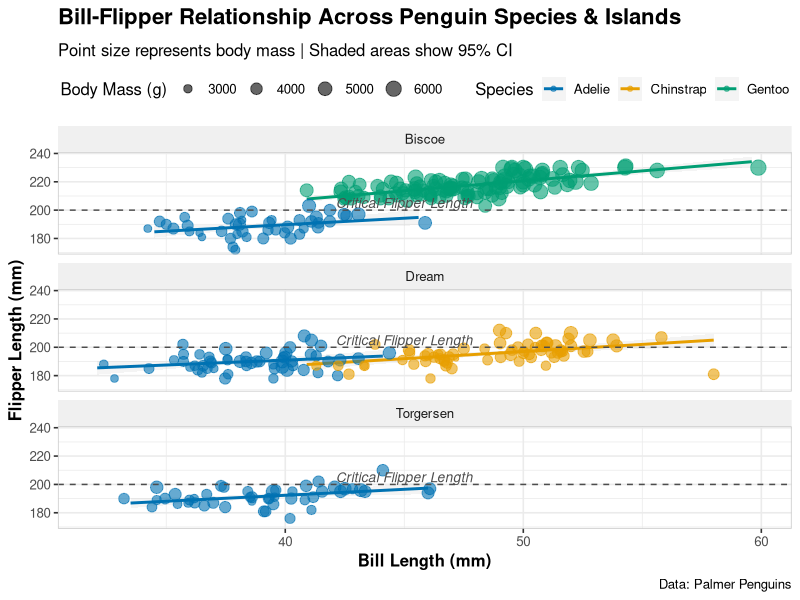
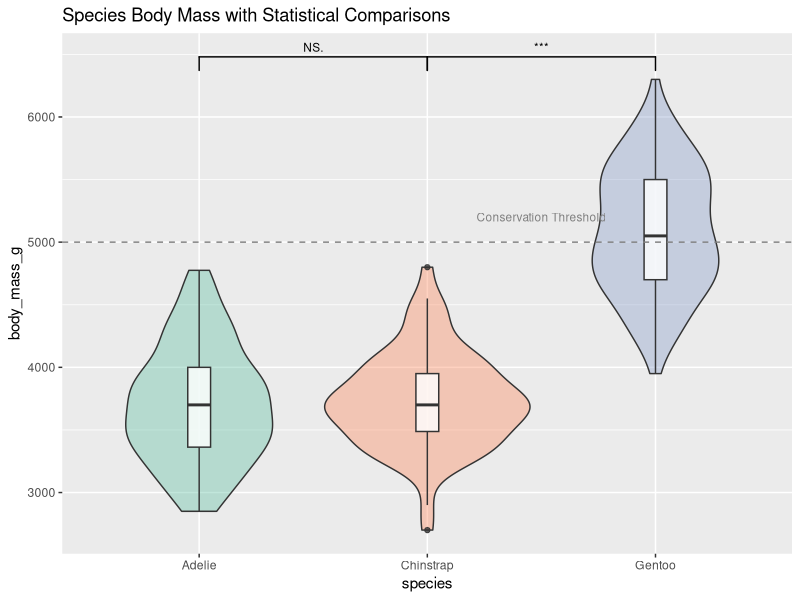
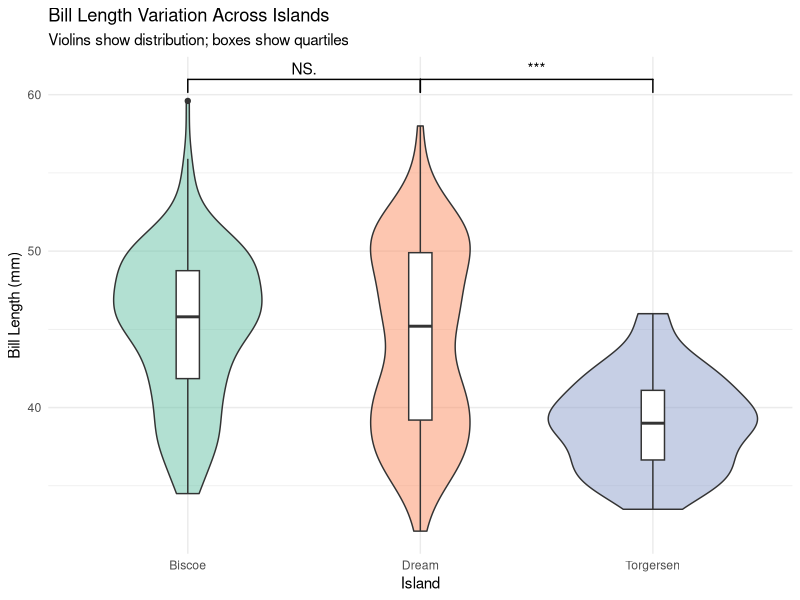
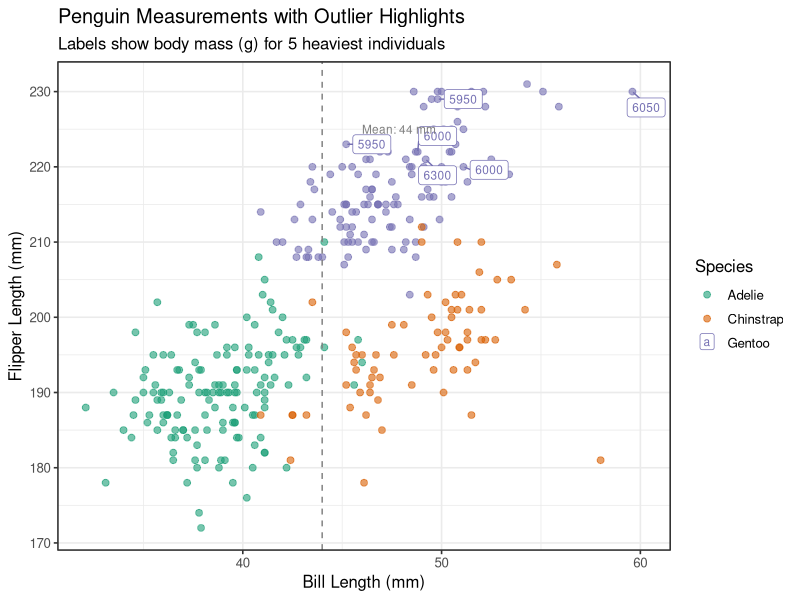

The R source for these figures, in order:
## ---- chunk 1

## ---- chunk 2
knitr::include_graphics("https://github.com/jobreu/r-intro-gesis-2021/blob/main/content/img/trump.jpg?raw=true")
## ---- chunk 3

library(palmerpenguins)
library(tidyverse)
library(ggbeeswarm)

df <- penguins %>% drop_na()

## ---- chunk 4

## ---- chunk 5

## ---- chunk 6

## ---- chunk 7
knitr::include_graphics("https://github.com/jobreu/r-intro-gesis-2021/blob/main/content/img/saveGraphic.PNG?raw=true")
## ---- chunk 8

## ---- chunk 9

## ---- chunk 10
knitr::include_graphics("https://github.com/jobreu/r-intro-gesis-2021/blob/main/content/img/data-science_man.png?raw=true")
## ---- chunk 11
knitr::include_graphics("https://github.com/jobreu/r-intro-gesis-2021/blob/main/content/img/long.png?raw=true")
## ---- chunk 12

## ---- chunk 13

## ---- chunk 14

## ---- chunk 15

## ---- chunk 16

## ---- chunk 17

## ---- chunk 18

## ---- chunk 19

## ---- chunk 20

## ---- chunk 21

## ---- chunk 22

## ---- chunk 23
knitr::include_graphics("https://github.com/jobreu/r-intro-gesis-2021/blob/main/content/img/800px-The_Scream.jpg?raw=true")
## ---- chunk 24

## ---- chunk 25

## ---- chunk 26

## ---- chunk 27
# --- STEP 1: Foundation ---
explanatory_plot <- df %>%
  # Focus on the core relationship
  ggplot(aes(x = bill_length_mm, y = flipper_length_mm, color = species)) +
  
  # --- STEP 2: Add uncertainty ---
  geom_smooth(
    method = "lm", 
    se = TRUE,  # confidence bands
    alpha = 0.1,  # Transparency
    size = 1
  ) +
  
  # --- STEP 3: Raw data distribution ---
  geom_beeswarm(
    aes(size = body_mass_g),  # Encode third dimension
    alpha = 0.6,
    dodge.width = 0.5  # Separate by species
  ) +
  
  # --- STEP 4: Highlight key insights ---
  geom_hline(
    yintercept = 200, 
    linetype = "dashed",
    color = "gray30"
  ) +
  annotate(
    "text",
    x = 45, y = 205,
    label = "Critical Flipper Length",
    size = 3.5,
    color = "gray30",
    fontface = "italic"
  )
  

## ---- chunk 28
# --- STEP 5: Polish scales ---
explanatory_plot <- explanatory_plot +
  # color palette (colorblind safe)
  scale_color_manual(
    values = c("Adelie" = "#0072B2", "Chinstrap" = "#E79F00", "Gentoo" = "#009E73")
  ) +
  scale_size_continuous(range = c(1.5, 5)) +
  
  # --- STEP 6: Facet by island ---
  facet_wrap(~ island, ncol = 1) +
  
  # --- STEP 7: Custom theme ---
  theme_bw(base_size = 12) +
  theme(
    legend.position = "top",
    plot.title = element_text(face = "bold", size = 16, margin = margin(b = 10)),
    strip.background = element_rect(fill = "#F0F0F0", color = NA),
    panel.border = element_rect(color = "gray80", fill = NA),
    axis.title = element_text(face = "bold")
  ) +
  
  # --- STEP 8: Clear labels ---
  labs(
    title = "Bill-Flipper Relationship Across Penguin Species & Islands",
    subtitle = "Point size represents body mass | Shaded areas show 95% CI",
    x = "Bill Length (mm)",
    y = "Flipper Length (mm)",
    color = "Species",
    size = "Body Mass (g)",
    caption = "Data: Palmer Penguins"
  )


## ---- chunk 29
explanatory_plot
## ---- chunk 30

library(ggsignif)
library(ggrepel)

 difference_plot <-ggplot(df, aes(x = species, y = body_mass_g, fill = species)) +
  geom_violin(alpha = 0.4) +
  geom_boxplot(width = 0.1, fill = "white", alpha = 0.8) +
  # STATISTICAL ANNOTATION
  ggsignif::geom_signif(
    comparisons = list(c("Adelie", "Chinstrap"), c("Chinstrap", "Gentoo")),
    map_signif_level = TRUE,
    textsize = 3
  ) +
  # REFERENCE LINE
  geom_hline(yintercept = 5000, linetype = "dashed", color = "gray50") +
  annotate("text", x = 2.5, y = 5200, 
           label = "Conservation Threshold", color = "gray50", size = 3) +
  scale_fill_brewer(palette = "Set2") +
  theme(legend.position = "none") +
  labs(title = "Species Body Mass with Statistical Comparisons")

## ---- chunk 31
difference_plot
## ---- chunk 32
# SOLUTION

violin_plot <- ggplot(df, aes(x = island, y = bill_length_mm, fill = island)) +
  geom_violin(alpha = 0.5) +
  geom_boxplot(width = 0.1, fill = "white") +
  ggsignif::geom_signif(
    comparisons = list(c("Biscoe", "Dream"), c("Dream", "Torgersen")),
    map_signif_level = TRUE
  ) +
  scale_fill_brewer(palette = "Set2") +
  theme_minimal() +
  labs(
    title = "Bill Length Variation Across Islands",
    subtitle = "Violins show distribution; boxes show quartiles",
    x = "Island",
    y = "Bill Length (mm)"
  ) +
  theme(legend.position = "none")
## ---- chunk 33
violin_plot
## ---- chunk 34
top_5 <- df %>%
  slice_max(order_by = body_mass_g, n = 5)

# Calculate ref
mean_bill <- mean(df$bill_length_mm)

scatterplot <- ggplot(df, aes(x = bill_length_mm,
               y = flipper_length_mm,
               color = species)) +
  geom_point(alpha = 0.6, size = 2) +
  
  # DATA LABELS for outliers
  geom_label_repel(
    data = top_5,
    aes(label = round(body_mass_g)),  # Round for clean labels
    nudge_x = 0.5,
    min.segment.length = 0,
    size = 3
  ) +
  
  # REFERENCE LINE + annotation
  geom_vline(xintercept = mean_bill, linetype = "dashed", color = "gray50") +
  annotate("text", x = mean_bill + 2, y = 225, 
           label = paste("Mean:", round(mean_bill, 1), "mm"), 
           color = "gray50", size = 3, hjust = 0) +
  
  scale_color_brewer(palette = "Dark2") +
  theme_bw(base_size = 12) +
  labs(
    title = "Penguin Measurements with Outlier Highlights",
    subtitle = "Labels show body mass (g) for 5 heaviest individuals",
    x = "Bill Length (mm)",
    y = "Flipper Length (mm)",
    color = "Species"
  )
## ---- chunk 35
scatterplot
